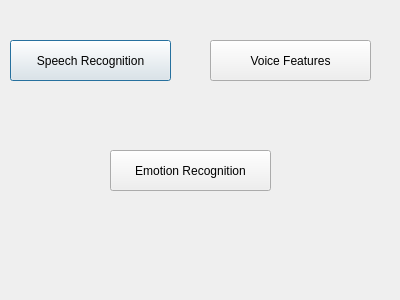
<?xml version="1.0" encoding="UTF-8"?>
<ui version="4.0">
 <class>Dialog</class>
 <widget class="QDialog" name="Dialog">
  <property name="geometry">
   <rect>
    <x>0</x>
    <y>0</y>
    <width>400</width>
    <height>300</height>
   </rect>
  </property>
  <property name="windowTitle">
   <string>Dialog</string>
  </property>
  <widget class="QPushButton" name="speechButton">
   <property name="geometry">
    <rect>
     <x>10</x>
     <y>40</y>
     <width>161</width>
     <height>41</height>
    </rect>
   </property>
   <property name="text">
    <string>Speech Recognition</string>
   </property>
  </widget>
  <widget class="QPushButton" name="voiceButton">
   <property name="geometry">
    <rect>
     <x>210</x>
     <y>40</y>
     <width>161</width>
     <height>41</height>
    </rect>
   </property>
   <property name="text">
    <string>Voice Features</string>
   </property>
  </widget>
  <widget class="QPushButton" name="pushButton_2">
   <property name="geometry">
    <rect>
     <x>110</x>
     <y>150</y>
     <width>161</width>
     <height>41</height>
    </rect>
   </property>
   <property name="text">
    <string>Emotion Recognition</string>
   </property>
  </widget>
 </widget>
 <resources/>
 <connections/>
</ui>
